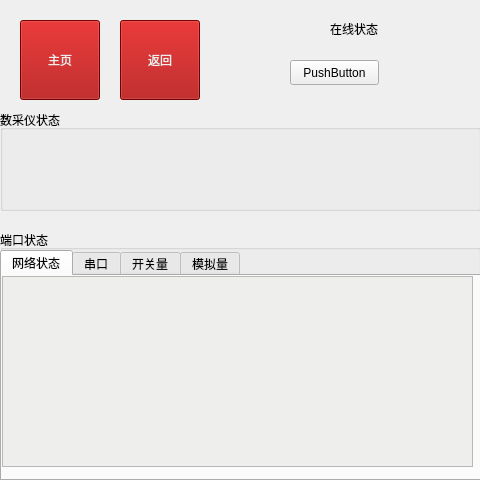
<?xml version="1.0" encoding="UTF-8"?>
<ui version="4.0">
 <class>FormState</class>
 <widget class="QWidget" name="FormState">
  <property name="geometry">
   <rect>
    <x>0</x>
    <y>0</y>
    <width>480</width>
    <height>480</height>
   </rect>
  </property>
  <property name="windowTitle">
   <string>Form</string>
  </property>
  <widget class="QLabel" name="label">
   <property name="geometry">
    <rect>
     <x>330</x>
     <y>20</y>
     <width>67</width>
     <height>17</height>
    </rect>
   </property>
   <property name="text">
    <string>在线状态</string>
   </property>
  </widget>
  <widget class="QPushButton" name="pushButton_main">
   <property name="geometry">
    <rect>
     <x>20</x>
     <y>20</y>
     <width>80</width>
     <height>80</height>
    </rect>
   </property>
   <property name="styleSheet">
    <string notr="true">background-color: rgb(164, 0, 0);
color: rgb(238, 238, 236);</string>
   </property>
   <property name="text">
    <string>主页</string>
   </property>
  </widget>
  <widget class="QPushButton" name="pushButton_last">
   <property name="geometry">
    <rect>
     <x>120</x>
     <y>20</y>
     <width>80</width>
     <height>80</height>
    </rect>
   </property>
   <property name="styleSheet">
    <string notr="true">background-color: rgb(164, 0, 0);
color: rgb(238, 238, 236);</string>
   </property>
   <property name="text">
    <string>返回</string>
   </property>
  </widget>
  <widget class="QGroupBox" name="groupBox">
   <property name="geometry">
    <rect>
     <x>0</x>
     <y>110</y>
     <width>481</width>
     <height>101</height>
    </rect>
   </property>
   <property name="title">
    <string>数采仪状态</string>
   </property>
  </widget>
  <widget class="QGroupBox" name="groupBox_2">
   <property name="geometry">
    <rect>
     <x>0</x>
     <y>230</y>
     <width>481</width>
     <height>251</height>
    </rect>
   </property>
   <property name="title">
    <string>端口状态</string>
   </property>
   <widget class="QTabWidget" name="tabWidget">
    <property name="geometry">
     <rect>
      <x>0</x>
      <y>20</y>
      <width>481</width>
      <height>231</height>
     </rect>
    </property>
    <property name="styleSheet">
     <string notr="true"/>
    </property>
    <property name="currentIndex">
     <number>0</number>
    </property>
    <widget class="QWidget" name="tab_4">
     <attribute name="title">
      <string>网络状态</string>
     </attribute>
     <widget class="QTableView" name="tableView">
      <property name="geometry">
       <rect>
        <x>0</x>
        <y>0</y>
        <width>471</width>
        <height>191</height>
       </rect>
      </property>
      <property name="styleSheet">
       <string notr="true">background-color: rgb(238, 238, 236);</string>
      </property>
     </widget>
    </widget>
    <widget class="QWidget" name="tab">
     <attribute name="title">
      <string>串口</string>
     </attribute>
     <widget class="QTableView" name="tableView_2">
      <property name="geometry">
       <rect>
        <x>-5</x>
        <y>0</y>
        <width>481</width>
        <height>201</height>
       </rect>
      </property>
     </widget>
    </widget>
    <widget class="QWidget" name="tab_3">
     <attribute name="title">
      <string>开关量</string>
     </attribute>
     <widget class="QTableView" name="tableView_3">
      <property name="geometry">
       <rect>
        <x>-5</x>
        <y>0</y>
        <width>481</width>
        <height>201</height>
       </rect>
      </property>
     </widget>
    </widget>
    <widget class="QWidget" name="tab_2">
     <attribute name="title">
      <string>模拟量</string>
     </attribute>
     <widget class="QTableView" name="tableView_4">
      <property name="geometry">
       <rect>
        <x>0</x>
        <y>0</y>
        <width>471</width>
        <height>201</height>
       </rect>
      </property>
     </widget>
    </widget>
   </widget>
  </widget>
  <widget class="QPushButton" name="pushButton">
   <property name="geometry">
    <rect>
     <x>290</x>
     <y>60</y>
     <width>89</width>
     <height>25</height>
    </rect>
   </property>
   <property name="text">
    <string>PushButton</string>
   </property>
  </widget>
 </widget>
 <resources/>
 <connections/>
</ui>
